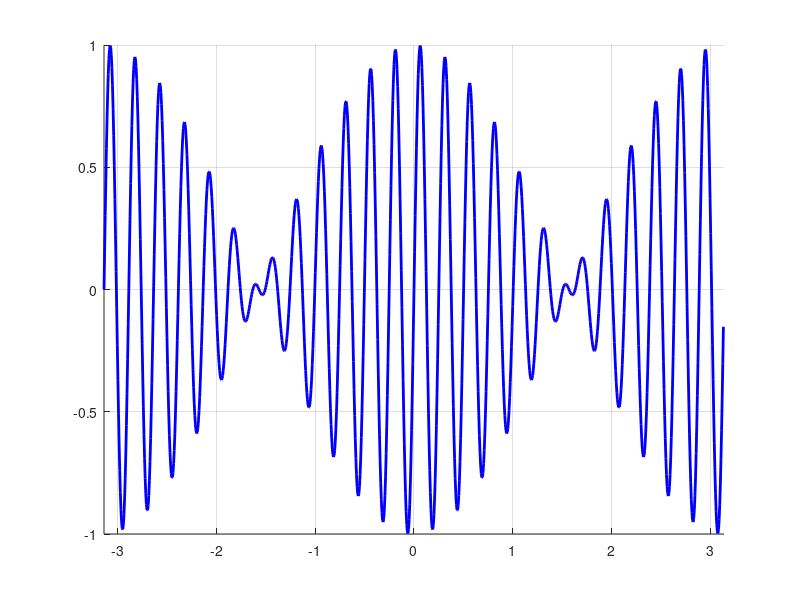

This chart was generated by the following MATLAB code: (Note: this script raises an error after producing the figure.)
function linear_disp_demo()
close all
% Solves u_t + u_{xxx} = 0 using exact time integration and discrete
% Fourier Transform
N = 1024;  % the number of collocation points
nt = 500;  % the number of time steps
tmax = 0.01;  % the time till that the solution is computed
t = linspace(0,tmax,nt);
x = linspace(-pi,pi,N+1);
x(N+1) = [];
u0 = cos(x).*sin(25*x); % the initial condition
f0 = fftshift(fft(u0));  % Fourier coefficients at time 0
freq = -N/2 : (N/2 - 1); % frequencies

fig = figure;
grid;
hold on;
he = plot(x,u0,'Linewidth',1,'color','r');
h = plot(x,u0,'Linewidth',2,'color','b');
axis([-pi,pi,-1,1]);
drawnow;
ax = gca;
ax.XTick = -pi : pi/2 : pi;
ax.XTickLabel = {'-\pi','-\pi/2','0','\pi/2','\pi'};
set(gca,'Fontsize',20);
for j = 1 : nt
    ft = f0.*exp(1i*freq.^3*t(j)); % Fourier coefficients at time t(j)
    ut = ifft(ifftshift(ft));  % solution at time t(j)
     % plot the computed solution at time t(j)     
    set(h,'xdata',x,'ydata',real(ut)); 
     % plot the exact solution at time t(j)     
    set(he,'xdata',x,'ydata',cos(x+1876*t(j)).*sin(25*x+15700*t(j)));
    axis([-pi,pi,-1,1]);
    drawnow;
    pause(0.01)
end

